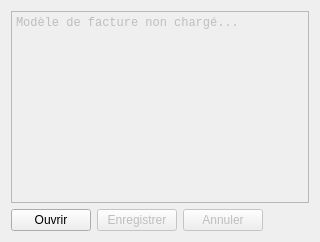
      <widget class="QWidget" name="tTemplate">
       <attribute name="title">
        <string>Modèle de facture</string>
       </attribute>
       <layout class="QGridLayout" name="gridLayout_16">
        <item row="2" column="1">
         <widget class="QPushButton" name="tSave">
          <property name="enabled">
           <bool>false</bool>
          </property>
          <property name="toolTip">
           <string>Raccourci : Ctrl+s</string>
          </property>
          <property name="text">
           <string>Enregistrer</string>
          </property>
          <property name="shortcut">
           <string>Ctrl+S</string>
          </property>
         </widget>
        </item>
        <item row="2" column="2">
         <widget class="QPushButton" name="tUndo">
          <property name="enabled">
           <bool>false</bool>
          </property>
          <property name="toolTip">
           <string>Raccourci : Ctrl+z</string>
          </property>
          <property name="text">
           <string>Annuler</string>
          </property>
          <property name="shortcut">
           <string>Ctrl+Z</string>
          </property>
         </widget>
        </item>
        <item row="2" column="3">
         <spacer name="space">
          <property name="orientation">
           <enum>Qt::Horizontal</enum>
          </property>
          <property name="sizeHint" stdset="0">
           <size>
            <width>40</width>
            <height>20</height>
           </size>
          </property>
         </spacer>
        </item>
        <item row="2" column="0">
         <widget class="QPushButton" name="tOpen">
          <property name="toolTip">
           <string>Raccourci : Ctrl+o</string>
          </property>
          <property name="text">
           <string>Ouvrir</string>
          </property>
          <property name="shortcut">
           <string>Ctrl+O</string>
          </property>
         </widget>
        </item>
        <item row="1" column="0" colspan="4">
         <widget class="QTextBrowser" name="tText">
          <property name="enabled">
           <bool>false</bool>
          </property>
          <property name="font">
           <font>
            <family>Monospace</family>
            <pointsize>9</pointsize>
           </font>
          </property>
          <property name="undoRedoEnabled">
           <bool>true</bool>
          </property>
          <property name="lineWrapMode">
           <enum>QTextEdit::NoWrap</enum>
          </property>
          <property name="readOnly">
           <bool>false</bool>
          </property>
          <property name="html">
           <string>&lt;!DOCTYPE HTML PUBLIC &quot;-//W3C//DTD HTML 4.0//EN&quot; &quot;http://www.w3.org/TR/REC-html40/strict.dtd&quot;&gt;
&lt;html&gt;&lt;head&gt;&lt;meta name=&quot;qrichtext&quot; content=&quot;1&quot; /&gt;&lt;style type=&quot;text/css&quot;&gt;
p, li { white-space: pre-wrap; }
&lt;/style&gt;&lt;/head&gt;&lt;body style=&quot; font-family:'Monospace'; font-size:9pt; font-weight:400; font-style:normal;&quot;&gt;
&lt;p style=&quot; margin-top:0px; margin-bottom:0px; margin-left:0px; margin-right:0px; -qt-block-indent:0; text-indent:0px;&quot;&gt;Modèle de facture non chargé...&lt;/p&gt;&lt;/body&gt;&lt;/html&gt;</string>
          </property>
          <property name="acceptRichText">
           <bool>false</bool>
          </property>
         </widget>
        </item>
       </layout>
      </widget>
